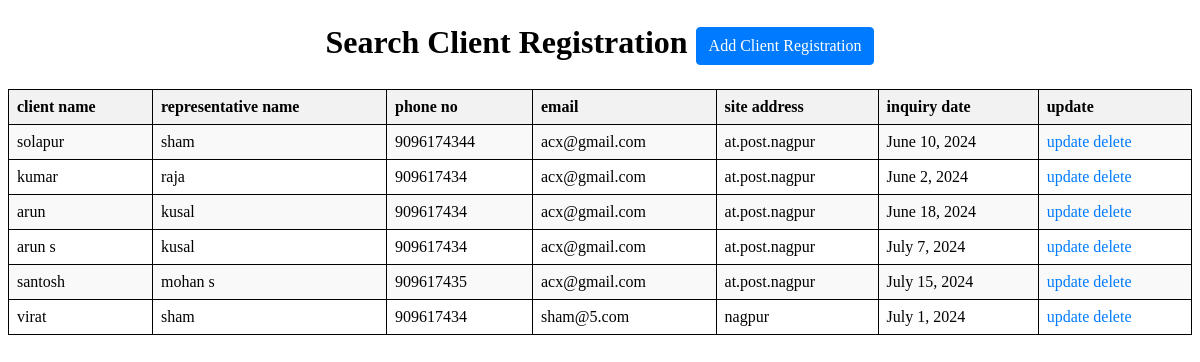
/search_clientreg (signed in), run on an earlier commit of the app's database.
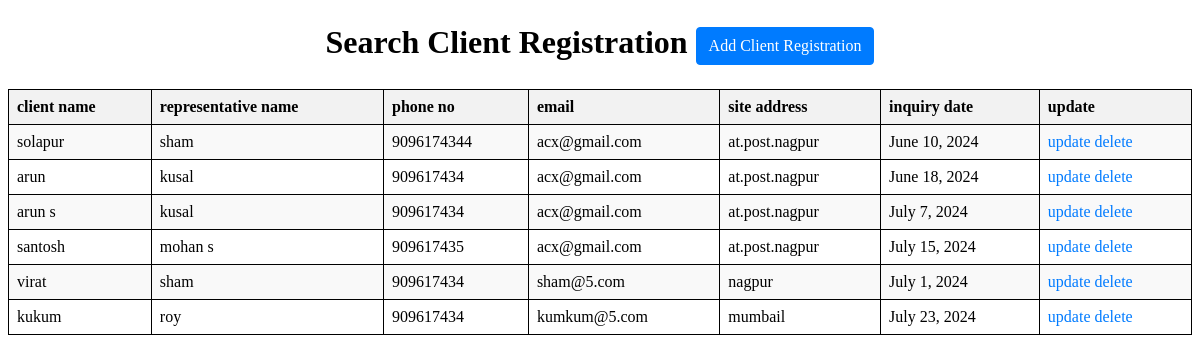
And on a later commit of the database.
### construction/models.py (models this page shows, shortened)
class Client_registration(models.Model):
    client_name = models.CharField(max_length=100)
    representative_name = models.ForeignKey(employeeregistration, on_delete=models.CASCADE)
    phone_no = models.IntegerField()
    email = models.EmailField()
    site_address = models.TextField()
    inquiry_date = models.DateField()

class employeeregistration(models.Model):
    employee_name = models.CharField(max_length=50)
    employeeid = models.CharField(max_length=5, unique=True, blank=True)
    emailid = models.EmailField()
    phonenum = models.BigIntegerField()
    dateofbirth = models.DateField()
    permanentaddress = models.TextField()
    presentaddress = models.TextField()
    gender = models.CharField(max_length=15)
    bloodgroup = models.CharField(max_length=15)
    status = models.CharField(max_length=15)
    bankacnum = models.BigIntegerField()
    qualification = models.CharField(max_length=50)
    aadharcard = models.BigIntegerField()
    pancard = models.CharField(max_length=10)
    pfnum = models.CharField(max_length=22)
    pfeligibledate = models.DateField()
    licencenum = models.CharField(max_length=16)
    def __str__(self):
        return self.employee_name

### construction/middlewares.py (the view)
    def wrapped_view (request,*args,**kwargs):
        if request.user.is_authenticated==False:
            return redirect('login')
        return view_function(request,*args,**kwargs)

### construction/views.py (called while the page is built)
@auth
def search_clientregs(request):
    reg = Client_registration.objects.all()
    return render(request, "search_clientreg.html", {'regs': reg})

### construction/templates/search_clientreg.html (shortened to what this page needs)
<h1 class="m-4 text-center">Search Client Registration <a href="/client_reg/" class="btn btn-primary">Add Client Registration</a></h1>
<table border="1">
    <tr>
        <th>client name</th>
        <th>representative name</th>
        <th>phone no</th>
        <th>email</th>
        <th>site address</th>
        <th>inquiry date</th>
        <th>update</th>
    </tr>
    {%for i in regs %}
    <tr>
        <td>{{i.client_name}}</td>
        <td>{{i.representative_name}}</td>
        <td>{{i.phone_no}}</td>
        <td>{{i.email}}</td>
        <td>{{i.site_address}}</td>
        <td>{{i.inquiry_date}}</td>
        <td> <a href="/update_clientreg/{{i.id}}"> update</a>
            <a href="/delete_clientreg/{{i.id}}"> delete</a></td>
    </tr>
    {% endfor %}
</table>

What changed in the data, as far as the page shows it:
removed Client_registration: client_name "kumar", representative_name "raja", phone_no "909617434", email "acx@gmail.com", site_address "at.post.nagpur", inquiry_date "June 2, 2024"
added Client_registration: client_name "kukum", representative_name "roy", phone_no "909617434", email "kumkum@5.com", site_address "mumbail", inquiry_date "July 23, 2024"
